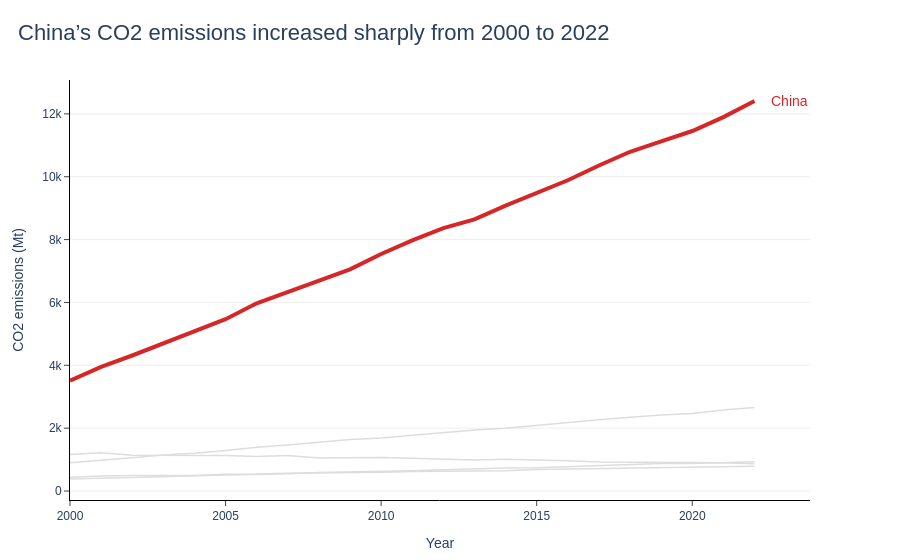

Notebook cell for this chart:
### Markdown cell above
---
## Task 1 — Multi-Series Line Chart with Highlight

**What to build:** A line chart showing CO2 emissions over time for **all Asian countries** in the dataset, with one country highlighted.

**Requirements:**
- All countries shown (for context), but only **one highlighted in colour** — your choice which
- All other lines in grey (#DDDDDD), thinner
- Highlighted country **labelled directly** at the end of its line (not in a legend)
- Insight title that names the highlighted country and its story

> 💡 `df[df['Region'] == 'Asia']` to filter; use `go.Figure()` with a loop for per-country control

### Code cell
# Task 1 — Multi-series line with highlight
# YOUR CODE HERE
asian_df = df[df['Region'] == 'Asia']

highlight_country = "China"

fig = go.Figure()

for country in asian_df['Country'].unique():
    country_df = asian_df[asian_df['Country'] == country]
    
    is_highlight = country == highlight_country
    
    fig.add_trace(go.Scatter(
        x=country_df['Year'],
        y=country_df['CO2_Mt'],
        mode='lines',
        line=dict(
            color='#D62728' if is_highlight else '#DDDDDD',
            width=4 if is_highlight else 1.5
        ),
        hovertemplate=f"{country}<br>Year: %{{x}}<br>CO2: %{{y}} Mt<extra></extra>",
        showlegend=False
    ))

# Direct label at end of highlighted line
china_2022 = asian_df[(asian_df['Country'] == highlight_country) & (asian_df['Year'] == 2022)]

fig.add_annotation(
    x=china_2022['Year'].values[0],
    y=china_2022['CO2_Mt'].values[0],
    text=highlight_country,
    showarrow=False,
    xshift=35,
    font=dict(size=14, color='#D62728', family='Arial')
)

fig.update_layout(
    title=dict(
        text="China’s CO2 emissions increased sharply from 2000 to 2022",
        font=dict(size=22, family='Arial'),
        x=0.02
    ),
    xaxis_title="Year",
    yaxis_title="CO2 emissions (Mt)",
    font=dict(family='Arial'),
    plot_bgcolor='white',
    paper_bgcolor='white',
    showlegend=False,
    margin=dict(l=70, r=90, t=80, b=60)
)

fig.update_xaxes(
    showgrid=False,
    showline=True,
    linecolor='black',
    ticks='outside'
)

fig.update_yaxes(
    showgrid=True,
    gridcolor='#EEEEEE',
    zeroline=False,
    showline=True,
    linecolor='black',
    ticks='outside'
)

fig.show()

### Figure 1 — Plotly figure (JSON) as saved in the notebook; plotly's stock layout.template omitted (floating-point values rounded to 4 significant figures)
{"data": [{"hovertemplate": "China<br>Year: %{x}<br>CO2: %{y} Mt<extra></extra>", "line": {"color": "#D62728", "width": 4}, "mode": "lines", "showlegend": false, "type": "scatter", "x": [2000, 2001, 2002, 2003, 2004, 2005, 2006, 2007, 2008, 2009, 2010, 2011, 2012, 2013, 2014, 2015, 2016, 2017, 2018, 2019, 2020, 2021, 2022], "y": [3514.0, 3952.0, 4312.0, 4692.0, 5079.0, 5468.0, 5974.0, 6323.0, 6673.0, 7053.0, 7543.0, 7972.0, 8365.0, 8641.0, 9078.0, 9466.0, 9887.0, 10360.0, 10790.0, 11130.0, 11450.0, 11900.0, 12410.0]}, {"hovertemplate": "India<br>Year: %{x}<br>CO2: %{y} Mt<extra></extra>", "line": {"color": "#DDDDDD", "width": 1.5}, "mode": "lines", "showlegend": false, "type": "scatter", "x": [2000, 2001, 2002, 2003, 2004, 2005, 2006, 2007, 2008, 2009, 2010, 2011, 2012, 2013, 2014, 2015, 2016, 2017, 2018, 2019, 2020, 2021, 2022], "y": [901.6, 974.6, 1056.0, 1146.0, 1205.0, 1291.0, 1396.0, 1466.0, 1542.0, 1637.0, 1687.0, 1774.0, 1865.0, 1945.0, 1994.0, 2092.0, 2177.0, 2267.0, 2345.0, 2419.0, 2466.0, 2580.0, 2661.0]}, {"hovertemplate": "Japan<br>Year: %{x}<br>CO2: %{y} Mt<extra></extra>", "line": {"color": "#DDDDDD", "width": 1.5}, "mode": "lines", "showlegend": false, "type": "scatter", "x": [2000, 2001, 2002, 2003, 2004, 2005, 2006, 2007, 2008, 2009, 2010, 2011, 2012, 2013, 2014, 2015, 2016, 2017, 2018, 2019, 2020, 2021, 2022], "y": [1166.0, 1220.0, 1136.0, 1131.0, 1151.0, 1127.0, 1101.0, 1133.0, 1050.0, 1061.0, 1064.0, 1042.0, 1005.0, 990.9, 1010.0, 996.6, 967.4, 925.1, 916.6, 914.5, 902.8, 898.1, 865.1]}, {"hovertemplate": "South Korea<br>Year: %{x}<br>CO2: %{y} Mt<extra></extra>", "line": {"color": "#DDDDDD", "width": 1.5}, "mode": "lines", "showlegend": false, "type": "scatter", "x": [2000, 2001, 2002, 2003, 2004, 2005, 2006, 2007, 2008, 2009, 2010, 2011, 2012, 2013, 2014, 2015, 2016, 2017, 2018, 2019, 2020, 2021, 2022], "y": [438.1, 481.5, 490.6, 490.8, 494.6, 537.2, 539.0, 566.1, 570.0, 585.4, 595.9, 620.6, 631.1, 649.6, 646.2, 686.5, 704.0, 706.0, 738.5, 750.8, 755.8, 777.3, 789.5]}, {"hovertemplate": "Indonesia<br>Year: %{x}<br>CO2: %{y} Mt<extra></extra>", "line": {"color": "#DDDDDD", "width": 1.5}, "mode": "lines", "showlegend": false, "type": "scatter", "x": [2000, 2001, 2002, 2003, 2004, 2005, 2006, 2007, 2008, 2009, 2010, 2011, 2012, 2013, 2014, 2015, 2016, 2017, 2018, 2019, 2020, 2021, 2022], "y": [382.8, 400.4, 430.7, 453.8, 482.6, 501.9, 533.0, 551.8, 586.6, 602.5, 614.5, 647.3, 680.1, 717.7, 736.3, 738.2, 768.8, 813.7, 834.8, 872.3, 876.5, 898.5, 930.5]}], "layout": {"annotations": [{"font": {"color": "#D62728", "family": "Arial", "size": 14}, "showarrow": false, "text": "China", "x": 2022, "xshift": 35, "y": 12410.0}], "font": {"family": "Arial"}, "margin": {"b": 60, "l": 70, "r": 90, "t": 80}, "paper_bgcolor": "white", "plot_bgcolor": "white", "showlegend": false, "title": {"font": {"family": "Arial", "size": 22}, "text": "China’s CO2 emissions increased sharply from 2000 to 2022", "x": 0.02}, "xaxis": {"linecolor": "black", "showgrid": false, "showline": true, "ticks": "outside", "title": {"text": "Year"}}, "yaxis": {"gridcolor": "#EEEEEE", "linecolor": "black", "showgrid": true, "showline": true, "ticks": "outside", "title": {"text": "CO2 emissions (Mt)"}, "zeroline": false}}}
